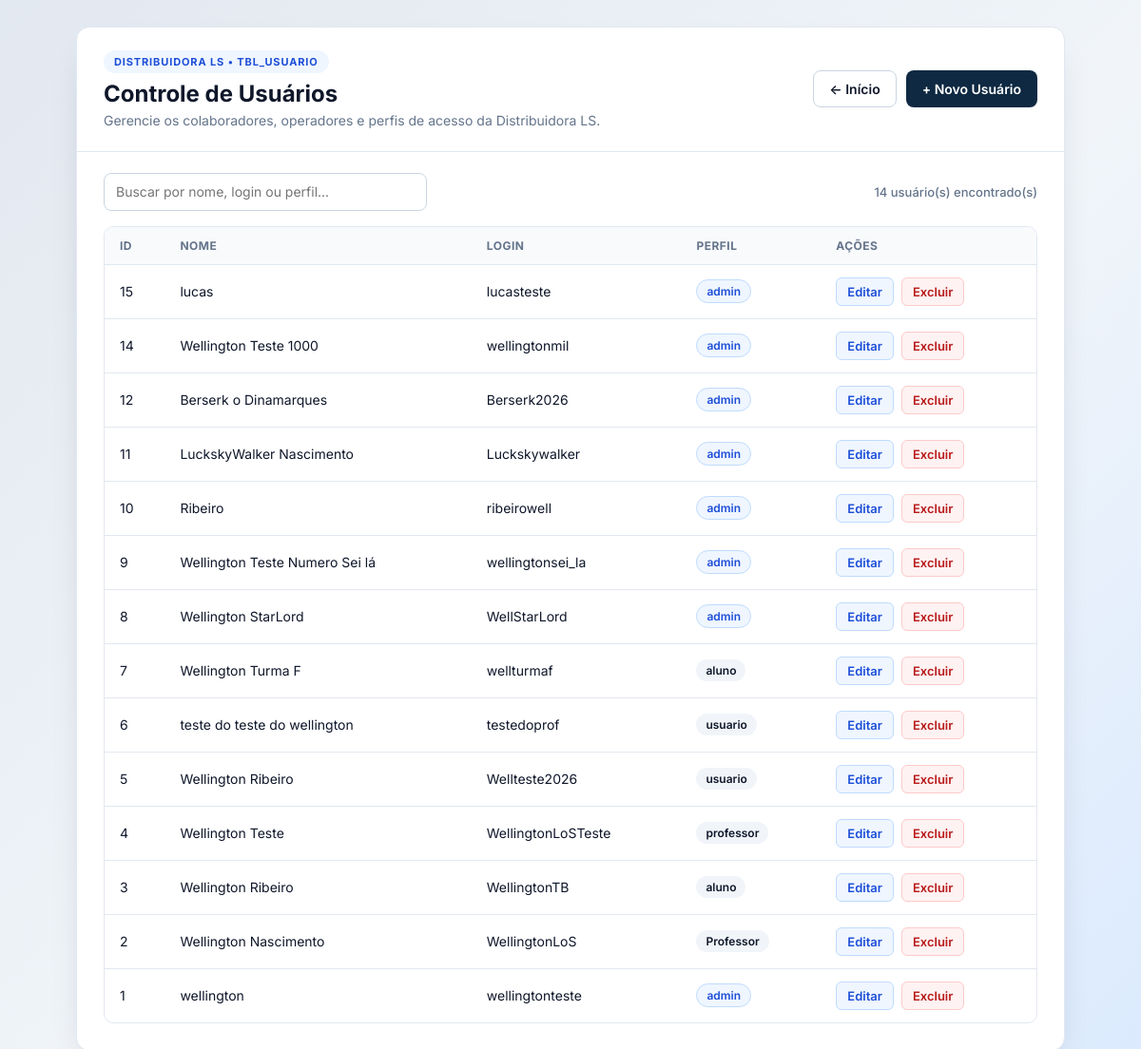
/index.php?controller=usuario&action=index (signed in), run on the app's committed database.
### tables this page shows
CREATE TABLE `tbl_usuario` (
  `id` int(11) NOT NULL,
  `nome` varchar(100) NOT NULL,
  `login` varchar(50) NOT NULL,
  `senha` varchar(255) NOT NULL,
  `perfil` varchar(50) NOT NULL
);

### config/Database.php (called while the page is built)
<?php
class Database {
    private static $host = "localhost";
    private static $dbname = "distribuidora";
    private static $user = "root";
    private static $pass = "";
    private static $conexao = null;
    public static function getConnection() {
        if (self::$conexao === null) {
            try {
                self::$conexao = new PDO(
                    "mysql:host=" . self::$host . ";dbname=" . self::$dbname . ";charset=utf8",
                    self::$user,
                    self::$pass,
                    [
                        PDO::ATTR_ERRMODE => PDO::ERRMODE_EXCEPTION,
                        PDO::ATTR_DEFAULT_FETCH_MODE => PDO::FETCH_ASSOC
                    ]
                );
            } catch (PDOException $e) {
                die("Erro na conexão com o banco de dados: " . $e->getMessage());
            }
        }
        return self::$conexao;
    }
}

### app/controllers/UsuarioController.php (called while the page is built, shortened)
<?php
class UsuarioController {
    private $model;
    public function __construct() {
        $this->model = new Usuario();
    }
    public function index() {
        $usuarios = $this->model->all();
        require_once __DIR__ . '/../views/usuarios/index.php';
    }
}

### app/models/Model.php (called while the page is built, shortened)
<?php
require_once __DIR__ . '/../../config/Database.php';
abstract class Model {
    protected $db;
    protected $table;
    protected $primaryKey = 'id';
    public function __construct() {
        $this->db = Database::getConnection();
    }
    public function all() {
        $sql = "SELECT * FROM {$this->table} ORDER BY {$this->primaryKey} DESC";
        $stmt = $this->db->query($sql);
        return $stmt->fetchAll();
    }
}

### app/views/usuarios/index.php (the view, shortened to what this page needs)
<?php
$baseUrl = '/ProjetoModelo';
$usuarios = $usuarios ?? [];
?>
<!DOCTYPE html>
<html lang="pt-br">
<head>
</head>
<body>
    <div class="container">
        <div class="card">
            <div class="topo">
                <div>
                    <span class="badge-topo">Distribuidora LS • tbl_usuario</span>
                    <h2>Controle de Usuários</h2>
                    <p>Gerencie os colaboradores, operadores e perfis de acesso da Distribuidora LS.</p>
                </div>
                <div class="acoes-topo">
                    <a class="btn btn-outline" href="<?= $baseUrl ?>/index.php?controller=painel&action=index">← Início</a>
                    <a class="btn btn-primary" href="<?= $baseUrl ?>/index.php?controller=usuario&action=cadastrar">+ Novo Usuário</a>
                </div>
            </div>
            <div class="corpo">
                <div class="barra-ferramentas">
                    <input
                        type="search"
                        id="buscaUsuario"
                        class="campo-busca"
                        placeholder="Buscar por nome, login ou perfil..."
                        aria-label="Buscar usuário"
                    >
                    <span class="contador" id="contadorUsuarios">
                        <?= count($usuarios) ?> usuário(s) encontrado(s)
                    </span>
                </div>
                <div class="tabela-responsiva">
                    <table id="tabelaUsuarios">
                        <thead>
                            <tr>
                                <th>ID</th>
                                <th>Nome</th>
                                <th>Login</th>
                                <th>Perfil</th>
                                <th>Ações</th>
                            </tr>
                        </thead>
                        <tbody>
                            <?php if (empty($usuarios)): ?>
                                <tr>
                                    <td colspan="5" class="vazio">Nenhum registro encontrado.</td>
                                </tr>
                            <?php else: ?>
                                <?php foreach ($usuarios as $u): ?>
                                    <?php
                                        $id = (int) ($u['id'] ?? 0);
                                        $nome = (string) ($u['nome'] ?? '');
                                        $login = (string) ($u['login'] ?? '');
                                        $perfil = (string) ($u['perfil'] ?? '');
                                        $isAdmin = strtolower(trim($perfil)) === 'admin';
                                    ?>
                                    <tr class="linha-usuario">
                                        <td><?= $id ?></td>
                                        <td><?= htmlspecialchars($nome, ENT_QUOTES, 'UTF-8') ?></td>
                                        <td><?= htmlspecialchars($login, ENT_QUOTES, 'UTF-8') ?></td>
                                        <td>
                                            <span class="badge <?= $isAdmin ? 'badge-admin' : '' ?>">
                                                <?= htmlspecialchars($perfil, ENT_QUOTES, 'UTF-8') ?>
                                            </span>
                                        </td>
                                        <td>
                                            <div class="acoes-linha">
                                                <a
                                                    class="acao-link acao-editar"
                                                    href="<?= $baseUrl ?>/index.php?controller=usuario&action=editar&id=<?= $id ?>"
                                                >
                                                    Editar
                                                </a>
                                                <a
                                                    class="acao-link acao-excluir"
                                                    href="<?= $baseUrl ?>/index.php?controller=usuario&action=excluir&id=<?= $id ?>"
                                                    onclick="return confirm('Deseja excluir o usuário <?= htmlspecialchars(addslashes($nome), ENT_QUOTES, 'UTF-8') ?>?')"
                                                >
                                                    Excluir
                                                </a>
                                            </div>
                                        </td>
                                    </tr>
                                <?php endforeach; ?>
                            <?php endif; ?>
                        </tbody>
                    </table>
                </div>
            </div>
        </div>
    </div>
</body>
</html>

### index.php (shortened to what this page needs)
<?php
$controllerParam = $_GET['controller'] ?? 'login';
$actionParam     = $_GET['action']     ?? 'index';
$controllerBase = ucfirst(strtolower($controllerParam));
$controllerName = $controllerBase . 'Controller';
$controllerFile = __DIR__ . '/app/controllers/' . $controllerName . '.php';
if (file_exists($controllerFile)) {
    if (class_exists($controllerName)) {
        $controllerInstance = new $controllerName();
        if (method_exists($controllerInstance, $actionParam)) {
            $controllerInstance->$actionParam();
        } else {
            die("Erro: A ação '{$actionParam}' não existe no controlador {$controllerName}.");
        }
    } else {
        die("Erro: O arquivo existe, mas a classe dentro dele precisa se chamar exatamente: <strong>{$controllerName}</strong>");
    }
} else {
    die("Erro: O arquivo do controlador não foi encontrado em: {$controllerFile}");
}

### app/views/usuarios/index.php (style rules this page uses)
:root { --bg-page: #f1f5f9; --bg-card: #ffffff; --brand-primary: #0f2942; --accent: #1d4ed8; --accent-hover: #1e40af; --accent-soft: #eff6ff; --text-main: #0f172a; --text-muted: #64748b; --border: #e2e8f0; --input-border: #cbd5e1; --danger: #b91c1c; --danger-bg: #fef2f2; --danger-border: #fecaca; --success: #15803d; --success-bg: #f0fdf4; --success-border: #bbf7d0; --radius: 14px; --shadow: 0 18px 38px -18px rgba(15, 23, 42, 0.22); }
*, *::before, *::after { box-sizing: border-box; }
body { margin: 0; min-height: 100vh; font-family: 'Inter', system-ui, -apple-system, sans-serif; background: linear-gradient(135deg, #e2e8f0 0%, var(--bg-page) 55%, #dbeafe 100%); color: var(--text-main); padding: 28px 16px; }
.container { max-width: 1040px; margin: 0 auto; }
.card { background: var(--bg-card); border: 1px solid var(--border); border-radius: var(--radius); box-shadow: var(--shadow); overflow: hidden; }
.topo { padding: 24px 28px; border-bottom: 1px solid var(--border); display: flex; flex-wrap: wrap; justify-content: space-between; align-items: center; gap: 16px; }
.badge-topo { display: inline-block; font-size: 11px; font-weight: 700; text-transform: uppercase; letter-spacing: 0.08em; color: var(--accent); background: var(--accent-soft); padding: 5px 11px; border-radius: 999px; margin-bottom: 8px; }
.topo h2 { margin: 0; font-size: 24px; font-weight: 700; line-height: 1.2; color: var(--text-main); }
.topo p { margin: 4px 0 0; font-size: 14px; color: var(--text-muted); }
.acoes-topo { display: flex; flex-wrap: wrap; gap: 10px; }
.btn { display: inline-flex; align-items: center; justify-content: center; gap: 6px; padding: 10px 16px; border-radius: 8px; font-family: inherit; font-size: 14px; font-weight: 600; text-decoration: none; border: 1px solid transparent; cursor: pointer; transition: all 0.15s ease; }
.btn-primary { background: var(--brand-primary); color: #ffffff; }
.btn-outline { background: #ffffff; color: var(--text-main); border-color: var(--input-border); }
.corpo { padding: 22px 28px 28px; }
.barra-ferramentas { display: flex; flex-wrap: wrap; justify-content: space-between; align-items: center; gap: 12px; margin-bottom: 16px; }
.campo-busca { width: 100%; max-width: 340px; height: 40px; padding: 0 12px; border: 1px solid var(--input-border); border-radius: 8px; font-family: inherit; font-size: 14px; color: var(--text-main); background: #ffffff; }
.contador { font-size: 13px; color: var(--text-muted); font-weight: 500; }
.tabela-responsiva { width: 100%; overflow-x: auto; border: 1px solid var(--border); border-radius: 10px; }
table { width: 100%; border-collapse: collapse; text-align: left; font-size: 14px; }
th { background: #f8fafc; color: var(--text-muted); font-size: 12px; font-weight: 700; text-transform: uppercase; letter-spacing: 0.04em; padding: 12px 16px; border-bottom: 1px solid var(--border); white-space: nowrap; }
td { padding: 13px 16px; border-bottom: 1px solid var(--border); vertical-align: middle; }
tbody tr:last-child td { border-bottom: none; }
.badge { display: inline-block; padding: 4px 10px; border-radius: 999px; font-size: 12px; font-weight: 600; background: #f1f5f9; color: var(--text-main); }
.badge-admin { background: var(--accent-soft); color: var(--accent); border: 1px solid #bfdbfe; }
.acoes-linha { display: inline-flex; gap: 8px; white-space: nowrap; }
.acao-link { padding: 6px 11px; border-radius: 6px; font-size: 13px; font-weight: 600; text-decoration: none; border: 1px solid transparent; }
.acao-editar { color: var(--accent); background: var(--accent-soft); border-color: #bfdbfe; }
.acao-excluir { color: var(--danger); background: var(--danger-bg); border-color: var(--danger-border); }

### data on the page
tbl_usuario: id "15", nome "lucas", login "lucasteste", perfil "admin"
tbl_usuario: id "14", nome "Wellington Teste 1000", login "wellingtonmil", perfil "admin"
tbl_usuario: id "12", nome "Berserk o Dinamarques", login "Berserk2026", perfil "admin"
tbl_usuario: id "11", nome "LuckskyWalker Nascimento", login "Luckskywalker", perfil "admin"
tbl_usuario: id "10", nome "Ribeiro", login "ribeirowell", perfil "admin"
tbl_usuario: id "9", nome "Wellington Teste Numero Sei lá", login "wellingtonsei_la", perfil "admin"
tbl_usuario: id "8", nome "Wellington StarLord", login "WellStarLord", perfil "admin"
tbl_usuario: id "7", nome "Wellington Turma F", login "wellturmaf", perfil "aluno"
tbl_usuario: id "6", nome "teste do teste do wellington", login "testedoprof", perfil "usuario"
tbl_usuario: id "5", nome "Wellington Ribeiro", login "Wellteste2026", perfil "usuario"
tbl_usuario: id "4", nome "Wellington Teste", login "WellingtonLoSTeste", perfil "professor"
tbl_usuario: id "3", nome "Wellington Ribeiro", login "WellingtonTB", perfil "aluno"
tbl_usuario: id "2", nome "Wellington Nascimento", login "WellingtonLoS", perfil "Professor"
tbl_usuario: id "1", nome "wellington", login "wellingtonteste", perfil "admin"

### other printed values
count($usuarios) "14"
